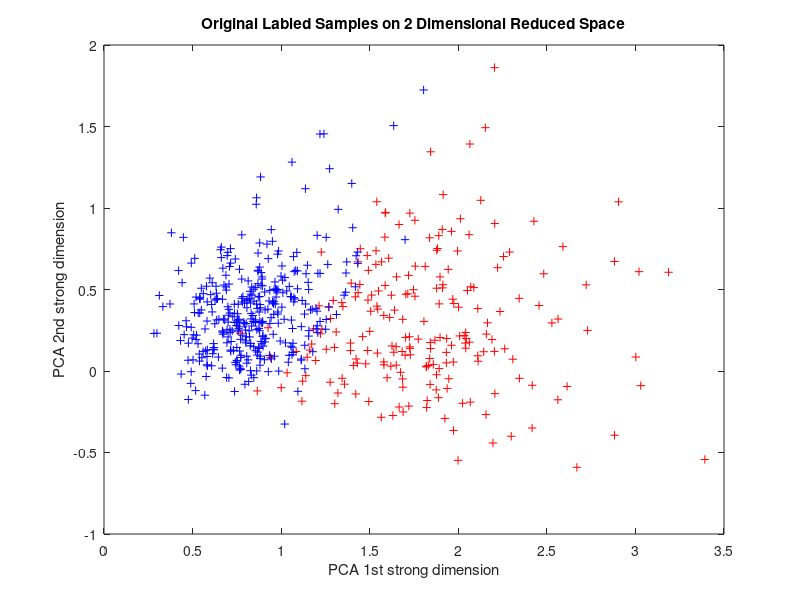

The MATLAB script that drew this image: (Note: this script raises an error after producing the figure.)
close all;
clear all;
clc;
%% PCA graph 0
load('BreastCancerData.mat');
N = size(X,2);
d = size(X,1);
X = X - min(X,[],2);
X = X./repmat(max(X,[],2), 1, N);

coeff = pca(X');
dim1 = coeff(:,1);
dim2 = coeff(:,2);

X1pca = dim1'*X;
X2pca = dim2'*X;

figure()
plot(X1pca(y==1),X2pca(y==1),'r+')
hold on 
plot(X1pca(y==0),X2pca(y==0),'b+')
xlabel('PCA 1st strong dimension')
ylabel('PCA 2nd strong dimension')
title('Original Labled Samples on 2 Dimensional Reduced Space')


%%
train_precent = 0.8;
N = size(X,2);
num_train_samples= floor(train_precent*N);
rand_indx = randperm(N);
X_train = X(:,rand_indx(1:num_train_samples));
y_train = y(rand_indx(1:num_train_samples));
X_test = X(:,rand_indx(num_train_samples+1:end));
y_test = y(rand_indx(num_train_samples+1:end));

%% K means
[yK ,Centers, KmeanError] = K_means(X,2);

figure()
plot(X1pca(yK==1),X2pca(yK==1),'r+')
hold on 
plot(X1pca(yK==2),X2pca(yK==2),'b+')
xlabel('PCA 1st strong dimension')
ylabel('PCA 2nd strong dimension')
title('K-Means Labled Samples on 2 Dimensional Reduced Space')


[yK ,Centers, KmeanError] = K_means(X,3);

figure()
plot(X1pca(yK==1),X2pca(yK==1),'r+')
hold on 
plot(X1pca(yK==2),X2pca(yK==2),'b+')
plot(X1pca(yK==3),X2pca(yK==3),'g+')
xlabel('PCA 1st strong dimension')
ylabel('PCA 2nd strong dimension')
title('K-Means Labled Samples on 2 Dimensional Reduced Space')

%% Supervised Binary Classification

%  tic
%  trainedStats = naiveBayesTrain(X_train, y_train);
%  toc
%  tic
%  [y_pred_test, err_test]   = naiveBayesTest(X_test, y_test, trainedStats);
%  toc
%  tic
%  [y_pred_train, err_train] = naiveBayesTest(X_train, y_train, trainedStats);
%  toc

 %% Logistic Regression
% K=10; %num of groups for training
% group_size = floor(num_train_samples/K);
% for i =1:K-1
%     mini_train_sets{i} = X_train(:,(i-1)*group_size+1:i*group_size);
%     mini_y_sets{i} = y_train((i-1)*group_size+1:i*group_size);
% end
% mini_train_sets{K} = X_train(:,i*group_size+1:end);
% mini_y_sets{K} = y_train(i*group_size+1:end);
% 
% rep =40;
% idx = [];
% for i = 1:rep
%     idx = [idx randperm(K,K)];
% end
% 
% % eta = linspace(1e-3, 5e-6, rep);
% % etaVec = linspace(0.1, 5e-9, rep);
% etaVec = 1;
% len = length(etaVec);
% 
% for i = 1:len
%     curTestSamplesCols = 1:size(mini_train_sets,2);
%     curXtrain = mini_train_sets(curTestSamplesCols ~= idx(i));
%     curYtrain = mini_y_sets(curTestSamplesCols ~= idx(i));
%     curXval = mini_train_sets(curTestSamplesCols == idx(i));
%     curYval = mini_y_sets(curTestSamplesCols == idx(i));
%     X_train_no_val = [];
%     y_train_no_val = [];
%     for j = 1:length(curXtrain)
%         X_train_no_val = [curXtrain{j} X_train_no_val];
%         y_train_no_val = [curYtrain{j}; y_train_no_val];
%     end 
%     trained_teta = logisticRegTrain(X_train_no_val,y_train_no_val, 500, etaVec(i));
%     y_predicted = logisticRegTest(curXval{1},trained_teta);
%     err(i) = 100*sum(abs(curYval{1}-y_predicted))/length(y_predicted)
% end
% 
% [~, bestEtaidx] = min(err);
% eta = etaVec(bestEtaidx);

